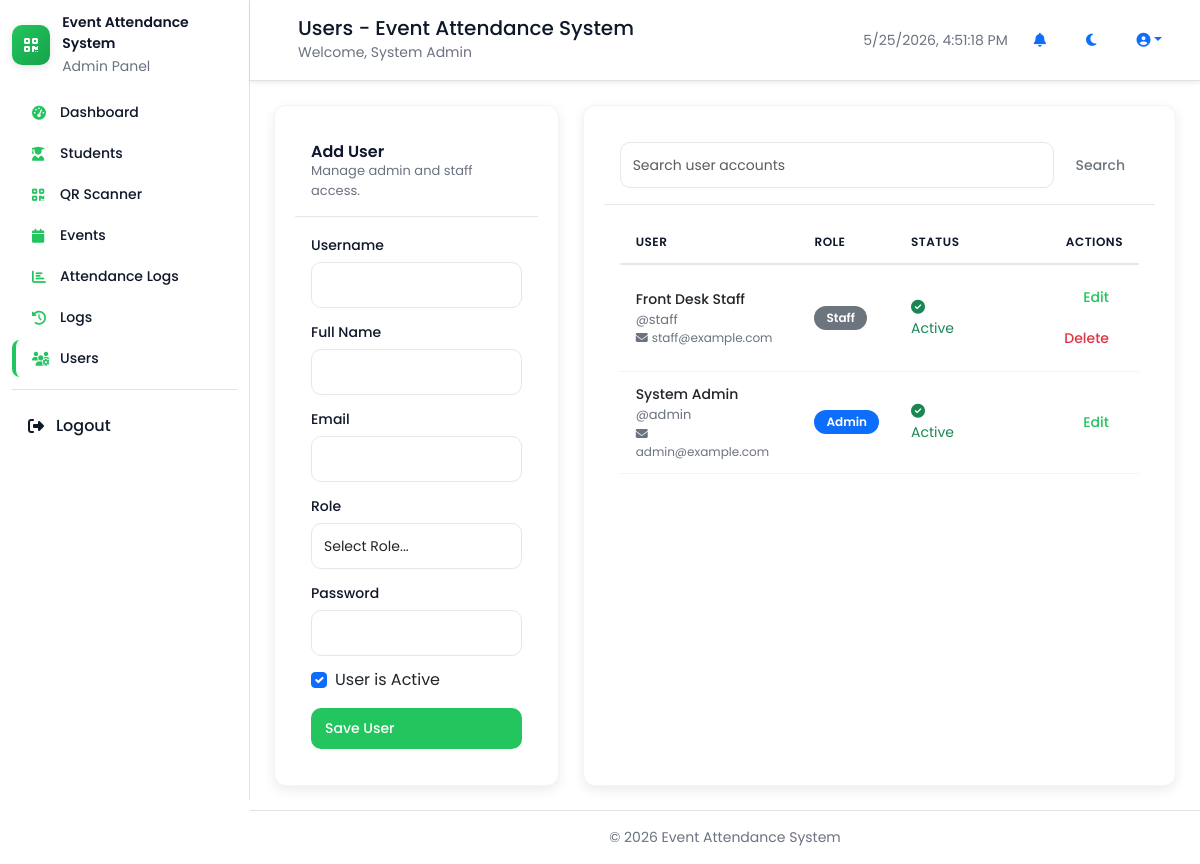
The page /web/users.php (signed in) on the database its author committed.
### tables this page shows
CREATE TABLE roles (
    id INT AUTO_INCREMENT PRIMARY KEY,
    name VARCHAR(50) NOT NULL UNIQUE,
    description VARCHAR(255) NULL
);

CREATE TABLE users (
    id INT AUTO_INCREMENT PRIMARY KEY,
    username VARCHAR(100) NOT NULL UNIQUE,
    password_hash VARCHAR(255) NOT NULL,
    full_name VARCHAR(150) NOT NULL,
    email VARCHAR(150) NULL UNIQUE,
    role_id INT NOT NULL,
    is_active TINYINT(1) NOT NULL DEFAULT 1,
    created_at TIMESTAMP NOT NULL DEFAULT CURRENT_TIMESTAMP,
    updated_at TIMESTAMP NOT NULL DEFAULT CURRENT_TIMESTAMP ON UPDATE CURRENT_TIMESTAMP,
    CONSTRAINT fk_users_roles FOREIGN KEY (role_id) REFERENCES roles(id)
        ON UPDATE CASCADE ON DELETE RESTRICT
);

### web/auth.php (called while the page is built, shortened)
<?php
function current_user(): ?array
{
    return $_SESSION['user'];
}

### web/users.php (the view, shortened to what this page needs)
<?php
require_once __DIR__ . '/auth.php';
$pdo = db();
$editUser = null;
$search = trim((string) ($_GET['q'] ?? ''));
$sql = 'SELECT u.*, r.name AS role_name FROM users u INNER JOIN roles r ON r.id = u.role_id';
$params = [];
$sql .= ' ORDER BY u.full_name';
$stmt = $pdo->prepare($sql);
$stmt->execute($params);
$users = $stmt->fetchAll();
$title = 'Users - ' . APP_NAME;
require __DIR__ . '/partials/header.php';
?>
<div class="row g-4">
    <div class="col-lg-4">
        <form method="post" class="card h-100">
            <div class="card-header border-0 pb-0 d-flex align-items-center justify-content-between">
                <div>
                    <h5 class="card-title mb-0"><?= $editUser ? 'Edit User' : 'Add User' ?></h5>
                    <div class="text-muted" style="font-size: 13px;">Manage admin and staff access.</div>
                </div>
            </div>
            <div class="card-body">
                <div class="mb-3">
                    <label class="form-label fw-medium mb-1">Username</label>
                    <input name="username" value="<?= htmlspecialchars((string) ($editUser['username'] ?? '')) ?>" class="form-control" required>
                </div>
                <div class="mb-3">
                    <label class="form-label fw-medium mb-1">Full Name</label>
                    <input name="full_name" value="<?= htmlspecialchars((string) ($editUser['full_name'] ?? '')) ?>" class="form-control" required>
                </div>
                <div class="mb-3">
                    <label class="form-label fw-medium mb-1">Email</label>
                    <input type="email" name="email" value="<?= htmlspecialchars((string) ($editUser['email'] ?? '')) ?>" class="form-control">
                </div>
                <div class="mb-3">
                    <label class="form-label fw-medium mb-1">Role</label>
                    <select name="role_id" class="form-select" required>
                        <option value="">Select Role...</option>
                    </select>
                </div>
                <div class="mb-3">
                    <label class="form-label fw-medium mb-1">Password <?= $editUser ? '<span class="text-muted fw-normal" style="font-size: 12px;">(leave blank to keep current)</span>' : '' ?></label>
                    <input type="password" name="password" class="form-control" <?= $editUser ? '' : 'required' ?>>
                </div>
                <div class="mb-4 form-check">
                    <input type="checkbox" name="is_active" id="is_active" value="1" class="form-check-input" <?= (($editUser['is_active'] ?? 1) ? 'checked' : '') ?>>
                    <label class="form-check-label" for="is_active">User is Active</label>
                </div>
                <button type="submit" class="btn btn-primary w-100 py-2 fw-semibold">Save User</button>
            </div>
        </form>
    </div>
    <div class="col-lg-8">
        <div class="card h-100">
            <div class="card-header border-0 pb-0">
                <form class="d-flex gap-2" method="get">
                    <input name="q" value="<?= htmlspecialchars($search) ?>" placeholder="Search user accounts" class="form-control">
                    <button class="btn btn-outline-secondary px-4">Search</button>
                </form>
            </div>
            <div class="card-body">
                <div class="table-responsive">
                    <table class="table table-hover mb-0">
                        <thead>
                            <tr>
                                <th>User</th>
                                <th>Role</th>
                                <th>Status</th>
                                <th class="text-end">Actions</th>
                            </tr>
                        </thead>
                        <tbody>
                            <?php foreach ($users as $user): ?>
                                <tr>
                                    <td>
                                        <div class="fw-medium text-dark"><?= htmlspecialchars($user['full_name']) ?></div>
                                        <div class="text-muted" style="font-size: 13px;">@<?= htmlspecialchars($user['username']) ?></div>
                                        <?php if($user['email']): ?>
                                            <div class="text-muted" style="font-size: 12px;"><i class="fa fa-envelope me-1"></i><?= htmlspecialchars((string) $user['email']) ?></div>
                                        <?php endif; ?>
                                    </td>
                                    <td>
                                        <span class="badge <?= $user['role_name'] === 'Admin' ? 'bg-primary' : 'bg-secondary' ?>">
                                            <?= htmlspecialchars($user['role_name']) ?>
                                        </span>
                                    </td>
                                    <td>
                                        <?php if((int) $user['is_active'] === 1): ?>
                                            <span class="text-success" style="font-size: 14px;"><i class="fa fa-check-circle me-1"></i>Active</span>
                                        <?php else: ?>
                                            <span class="text-danger" style="font-size: 14px;"><i class="fa fa-times-circle me-1"></i>Inactive</span>
                                        <?php endif; ?>
                                    </td>
                                    <td class="text-end">
                                        <a class="btn btn-sm btn-outline-secondary" href="/comprog/web/users.php?edit=<?= (int) $user['id'] ?>">Edit</a>
                                        <?php if((int) $user['id'] !== (int) current_user()['id']): ?>
                                        <form method="post" class="d-inline m-0" onsubmit="return confirm('Delete this user?');">
                                            <button class="btn btn-sm btn-outline-danger">Delete</button>
                                        </form>
                                        <?php endif; ?>
                                    </td>
                                </tr>
                            <?php endforeach; ?>
                        </tbody>
                    </table>
                </div>
            </div>
        </div>
    </div>
</div>
<?php require __DIR__ . '/partials/footer.php'; ?>

### web/partials/header.php (shortened to what this page needs)
<?php
require_once __DIR__ . '/../auth.php';
$user = current_user();
?>
<!doctype html>
<html lang="en">
<head>
    <link href="https://cdn.jsdelivr.net/npm/bootstrap@5.3.0/dist/css/bootstrap.min.css" rel="stylesheet">
    <link rel="stylesheet" href="https://cdnjs.cloudflare.com/ajax/libs/font-awesome/6.4.0/css/all.min.css" />
    <link rel="stylesheet" href="https://cdn.jsdelivr.net/npm/sweetalert2@11/dist/sweetalert2.min.css">
    <link rel="stylesheet" href="/comprog/web/includes/ui.css">
    <link rel="stylesheet" href="/comprog/web/includes/toasts.css">
</head>
<body>
<div class="d-flex min-vh-100">
    <?php if ($user): ?>
        <?php include __DIR__ . '/sidebar.php'; ?>
    <?php endif; ?>
    <div class="flex-grow-1 d-flex flex-column" style="flex: 1;">
        <header class="bg-white border-bottom py-3 shadow-sm sticky-top">
            <div class="container-fluid px-4">
                <div class="row align-items-center">
                    <div class="col">
                        <h2 id="pageTitle" class="h5 mb-0"><?= htmlspecialchars($title ?? APP_NAME) ?></h2>
                        <small class="text-muted">Welcome, <?= htmlspecialchars($user['full_name'] ?? '') ?></small>
                    </div>
                    <div class="col-auto">
                        <div class="d-flex gap-3 align-items-center">
                            <div id="clockDisplay" class="text-muted" style="font-size: 14px;"></div>
                            <button id="notificationsBtn" class="btn btn-link p-0" title="Notifications"><i class="fa fa-bell"></i></button>
                            <button id="darkModeToggle" class="btn btn-link p-0" title="Toggle dark mode"><i class="fa fa-moon"></i></button>
                            <div class="dropdown">
                                <button class="btn btn-link dropdown-toggle p-0" type="button" id="profileDropdown" data-bs-toggle="dropdown"><i class="fa fa-user-circle"></i></button>
                            </div>
                        </div>
                    </div>
                </div>
            </div>
        </header>
        <main id="main-content" class="flex-grow-1 py-4" style="flex: 1;">
            <div class="container-fluid px-4">

### web/partials/sidebar.php (shortened to what this page needs)
<?php
$user_role = current_user()['role'] ?? 'Staff';
?>
<aside id="site-sidebar" class="d-none d-md-flex flex-column border-end" style="width: 250px; background: white; position: sticky; top: 0; max-height: 100vh; overflow-y: auto;">
  <div class="p-3">
    <div class="d-flex align-items-center gap-3 mb-4">
      <div class="d-flex align-items-center justify-content-center text-white" style="width: 40px; height: 40px; border-radius: 10px; background: linear-gradient(135deg, #22c55e 0%, #16a34a 100%); box-shadow: 0 2px 8px rgba(0,0,0,0.1);">
        <i class="fa fa-qrcode"></i>
      </div>
      <div>
        <div class="mb-0 fw-semibold" style="font-size: 14px;"><?= htmlspecialchars(APP_NAME) ?></div>
        <small class="text-muted"><?= htmlspecialchars($user_role) ?> Panel</small>
      </div>
    </div>
    <nav class="nav flex-column gap-1" style="font-size: 14px;">
      <?php
      $nav = [
        ['uri' => '/comprog/web/dashboard.php', 'icon' => 'fa-tachometer-alt', 'label' => 'Dashboard', 'roles' => ['Admin', 'Staff']],
        ['uri' => '/comprog/web/students.php', 'icon' => 'fa-user-graduate', 'label' => 'Students', 'roles' => ['Admin']],
        ['uri' => '/comprog/web/scan.php', 'icon' => 'fa-qrcode', 'label' => 'QR Scanner', 'roles' => ['Admin', 'Staff']],
        ['uri' => '/comprog/web/events.php', 'icon' => 'fa-calendar', 'label' => 'Events', 'roles' => ['Admin']],
        ['uri' => '/comprog/web/attendance_logs.php', 'icon' => 'fa-chart-bar', 'label' => 'Attendance Logs', 'roles' => ['Admin', 'Staff']],
        ['uri' => '/comprog/web/logs.php', 'icon' => 'fa-history', 'label' => 'Logs', 'roles' => ['Admin', 'Staff']],
        ['uri' => '/comprog/web/users.php', 'icon' => 'fa-users-cog', 'label' => 'Users', 'roles' => ['Admin']],
      ];
      foreach ($nav as $item):
          $active = strpos($_SERVER['REQUEST_URI'], $item['uri']) !== false;
          $class = $active ? 'nav-link active' : 'nav-link';
      ?>
        <a href="<?= $item['uri'] ?>" class="<?= $class ?> d-flex align-items-center gap-3 px-3 py-2" style="color: #0f172a; text-decoration: none; border-radius: 8px; transition: all 0.15s ease; border-left: 4px solid <?= $active ? '#22c55e' : 'transparent' ?>;">
          <i class="fa <?= $item['icon'] ?>" style="width: 16px; color: #22c55e;"></i>
          <span><?= htmlspecialchars($item['label']) ?></span>
        </a>
      <?php endforeach; ?>
    </nav>
    <div class="border-top mt-3 pt-3">
      <a href="/comprog/web/logout.php" class="nav-link d-flex align-items-center gap-3 px-3 py-2" style="color: #ef4444; text-decoration: none; border-radius: 8px;">
        <i class="fa fa-sign-out-alt" style="width: 16px;"></i>
        <span>Logout</span>
      </a>
    </div>
  </div>
</aside>

### web/partials/footer.php (shortened to what this page needs)
            </div>
        </main>
        <footer class="py-3 px-4 border-top text-muted text-sm">
            <div class="container-fluid text-center">
                &copy; <?= date('Y') ?> <?= htmlspecialchars(APP_NAME) ?>
            </div>
        </footer>
    </div>
</div>
</body>
</html>

### web/partials/header.php (style rules this page uses)
:root { --primary: #22c55e; --primary-600: #16a34a; --danger: #ef4444; --warning: #f97316; --info: #3b82f6; --bg: #ffffff; --text: #0f172a; --border: #e5e7eb; }
* { font-family: 'Poppins', sans-serif; }
body { background: var(--bg); color: var(--text); }

### rows shown on the page
roles: name "Admin"
users: full_name "System Admin", username "admin", email "admin@example.com", role.name "Admin", is_active 1 (drawn)
users: full_name "Front Desk Staff", username "staff", email "staff@example.com", role.name "Staff", is_active 1 (drawn)

### other values the page prints
APP_NAME "Event Attendance System"
$item['label'] "Dashboard"
$item['label'] "Students"
$item['label'] "QR Scanner"
$item['label'] "Events"
$item['label'] "Attendance Logs"
$item['label'] "Logs"
$item['label'] "Users"
$title "Users - Event Attendance System"
